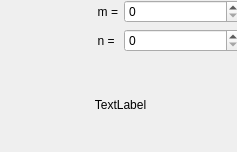
<?xml version="1.0" encoding="UTF-8"?>
<ui version="4.0">
 <class>Widget</class>
 <widget class="QWidget" name="Widget">
  <property name="geometry">
   <rect>
    <x>0</x>
    <y>0</y>
    <width>237</width>
    <height>152</height>
   </rect>
  </property>
  <property name="windowTitle">
   <string>Widget</string>
  </property>
  <widget class="QWidget" name="gridLayoutWidget">
   <property name="geometry">
    <rect>
     <x>0</x>
     <y>0</y>
     <width>241</width>
     <height>151</height>
    </rect>
   </property>
   <layout class="QGridLayout" name="gridLayout">
    <item row="0" column="0">
     <widget class="QLabel" name="label_2">
      <property name="text">
       <string>m =</string>
      </property>
      <property name="alignment">
       <set>Qt::AlignRight|Qt::AlignTrailing|Qt::AlignVCenter</set>
      </property>
     </widget>
    </item>
    <item row="1" column="0">
     <widget class="QLabel" name="label_3">
      <property name="text">
       <string>n = </string>
      </property>
      <property name="alignment">
       <set>Qt::AlignRight|Qt::AlignTrailing|Qt::AlignVCenter</set>
      </property>
     </widget>
    </item>
    <item row="1" column="1">
     <widget class="QSpinBox" name="spinBox_2">
      <property name="minimum">
       <number>0</number>
      </property>
      <property name="maximum">
       <number>99999</number>
      </property>
     </widget>
    </item>
    <item row="0" column="1">
     <widget class="QSpinBox" name="spinBox">
      <property name="minimum">
       <number>0</number>
      </property>
      <property name="maximum">
       <number>99999</number>
      </property>
     </widget>
    </item>
    <item row="2" column="0" colspan="2">
     <widget class="QLabel" name="ansLabel">
      <property name="text">
       <string>TextLabel</string>
      </property>
      <property name="alignment">
       <set>Qt::AlignCenter</set>
      </property>
     </widget>
    </item>
   </layout>
  </widget>
 </widget>
 <resources/>
 <connections/>
</ui>
